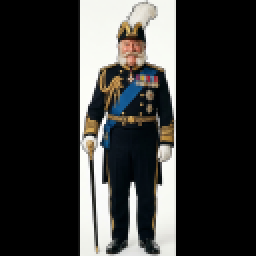
#> input picture build/web/assets/assets/Legends/Disney%20Stories/1964%20Mary%20Poppins/admiral%20boom.png, 128 x 128 px (shown 2 times larger)
$ python clean_interior.py admiral%20boom.png
#> lines starting #> are read from the running program, lines starting #| are printed output that depends on the picture; after the words box and inside, x2 and y2 are one past the last pixel; in counts of white or black regions, pixels touching at a corner belong together
import cv2
import numpy as np
import sys
import os

def clean_interior_background(filepath, output_dir):
    print(f"Processing: {os.path.basename(filepath)}")

    img = cv2.imread(filepath, cv2.IMREAD_UNCHANGED)
    if img is None:
        print(f"Error: Could not load {filepath}")
        return

    if img.shape[2] == 3:
        b, g, r = cv2.split(img)
        a = np.full(b.shape, 255, dtype=np.uint8)
        img = cv2.merge([b, g, r, a])

    b, g, r, a = cv2.split(img)

    # Detect near-white pixels that are still opaque
    white_threshold = 220
    gray = cv2.cvtColor(cv2.merge([b, g, r]), cv2.COLOR_BGR2GRAY)
    is_light = gray >= white_threshold

    # Only target pixels that are: light-colored AND currently opaque
    interior_mask = is_light & (a > 50)

    # Use flood fill from the alpha channel edges to identify true exterior
    # Flood fill from all four corners on the alpha mask to find what's "outside"
    h, w = a.shape
    alpha_for_flood = a.copy()
    flood_mask = np.zeros((h + 2, w + 2), dtype=np.uint8)

    # Mark exterior: flood fill from corners where alpha is already transparent
    corners = [(0, 0), (w - 1, 0), (0, h - 1), (w - 1, h - 1)]
    for seed in corners:
        if alpha_for_flood[seed[1], seed[0]] < 128:
            cv2.floodFill(alpha_for_flood, flood_mask, seed, 255)

    # Exterior = pixels reachable from edges with low alpha
    exterior = alpha_for_flood < 128

    # Interior = light pixels that are NOT exterior (i.e., trapped inside the subject)
    truly_interior = interior_mask & ~exterior

    # Make interior light pixels transparent
    a[truly_interior] = 0

    # Also clean up: reduce alpha on semi-light interior pixels for smoother edges
    light_semi = (gray >= 200) & (a > 0) & (a < 200) & ~exterior
    a[light_semi] = np.clip(a[light_semi].astype(np.int16) - 80, 0, 255).astype(np.uint8)

    # Build output
    cleaned = cv2.merge([b, g, r, a])

    original_name = os.path.splitext(os.path.basename(filepath))[0]
    output_name = original_name.lower().replace("_", " ") + ".png"
    output_path = os.path.join(output_dir, output_name)
    cv2.imwrite(output_path, cleaned)
    print(f"Saved: {output_name}")

if __name__ == "__main__":
    if len(sys.argv) < 2:
        print("Usage: Drag PNG files onto this script or a batch file wrapper.")
        print("Output will be placed in a 'cleaned' subfolder next to the source files.")
    else:
        # Determine output directory from the first valid file's parent folder
        output_dir = None
        files_to_process = []

        for arg in sys.argv[1:]:
            if os.path.isfile(arg) and arg.lower().endswith('.png'):
                if output_dir is None:
                    output_dir = os.path.join(os.path.dirname(arg), "cleaned")
                    os.makedirs(output_dir, exist_ok=True)
                    print(f"Output folder: {output_dir}\n")
                files_to_process.append(arg)
            else:
                print(f"Skipping: {arg} (not a PNG file)")

        if not files_to_process:
            print("No PNG files to process.")
        else:
            for f in files_to_process:
                clean_interior_background(f, output_dir)
#> in clean_interior_background, img is the input picture: shape (128, 128, 4); mean B, G, R, A 51.7, 53.2, 53.3, 52.5
#> in clean_interior_background, `b, g, r, a = cv2.split(img)`:
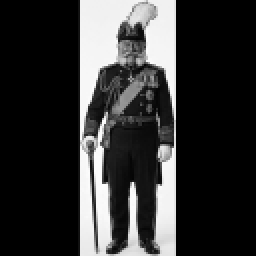
#> b: shape (128, 128) (shown 2 times larger); min 0, max 253, mean 51.7
#> in clean_interior_background, `b, g, r, a = cv2.split(img)`:
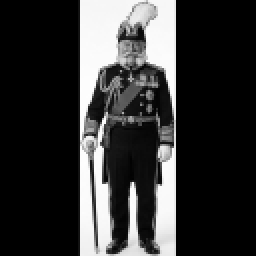
#> g: shape (128, 128) (shown 2 times larger); min 0, max 254, mean 53.2
#> in clean_interior_background, `b, g, r, a = cv2.split(img)`:
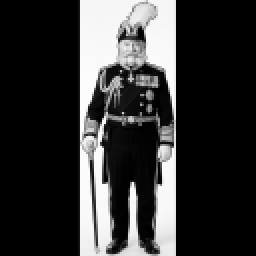
#> r: shape (128, 128) (shown 2 times larger); min 0, max 254, mean 53.3
#> in clean_interior_background, `is_light = gray >= white_threshold`:
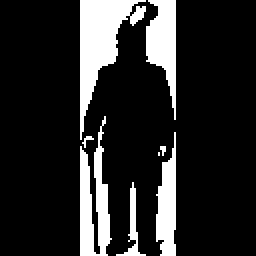
#> is_light: shape (128, 128) bool (shown 2 times larger); 15.9% white; 8 white regions (3 under 20 px), largest, box (x1, y1, x2, y2) and area: (40, 0, 73, 70) 924, (40, 58, 56, 128) 601, (73, 0, 88, 60) 517, (78, 66, 88, 128) 419, (58, 91, 73, 128) 127
#> in clean_interior_background, `interior_mask = is_light & (a > 50)`: interior_mask: shape (128, 128) bool; 0.43% white; 4 white regions (3 under 20 px), largest, box (x1, y1, x2, y2) and area: (65, 3, 73, 13) 46
#> after the loop in clean_interior_background, `for seed in corners:`:
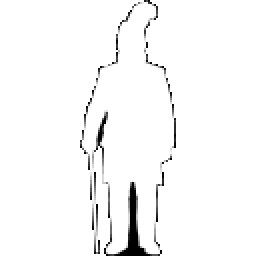
#> alpha_for_flood: shape (128, 128) (shown 2 times larger); min 0, max 255, mean 247.7
#> in clean_interior_background, `exterior = alpha_for_flood < 128`:
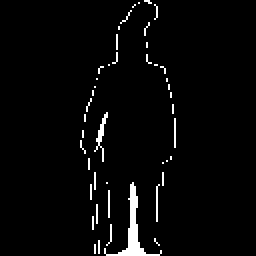
#> exterior: shape (128, 128) bool (shown 2 times larger); 2.9% white; 45 white regions (43 under 20 px), largest, box (x1, y1, x2, y2) and area: (52, 91, 81, 128) 194, (47, 56, 54, 81) 47
#> in clean_interior_background, `a[truly_interior] = 0`:
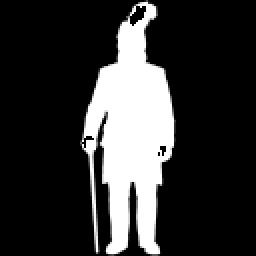
#> a: shape (128, 128) (shown 2 times larger); min 0, max 255, mean 51.4
#> in clean_interior_background, `light_semi = (gray >= 200) & (a > 0) & (a < 200) & ~exterior`: light_semi: shape (128, 128) bool; every value is 0
            print(f"\nDone! Processed {len(files_to_process)} file(s) into:\n  {output_dir}")

$ run again, on build/web/assets/assets/Legends/Disney%20Stories/1964%20Mary%20Poppins/constable%20jones.png
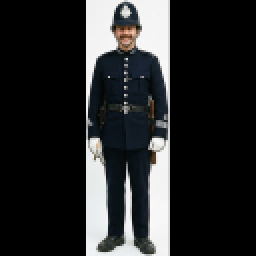
#> input picture build/web/assets/assets/Legends/Disney%20Stories/1964%20Mary%20Poppins/constable%20jones.png, 128 x 128 px (shown 2 times larger)
#> in clean_interior_background, img is the input picture: shape (128, 128, 4); mean B, G, R, A 41.3, 40.6, 39.6, 48.8
#> is_light: shape (128, 128) bool; 12.3% white; 9 white regions (4 under 20 px), largest, box (x1, y1, x2, y2) and area: (43, 70, 72, 128) 538, (43, 0, 62, 58) 461, (75, 69, 84, 128) 460, (64, 0, 84, 46) 448, (62, 88, 67, 120) 77
#> interior_mask: shape (128, 128) bool; 0.01% white in thin lines or dots, all inside (x1, y1, x2, y2) = (62, 122, 67, 124)
#> after the loop in clean_interior_background, `for seed in corners:`:
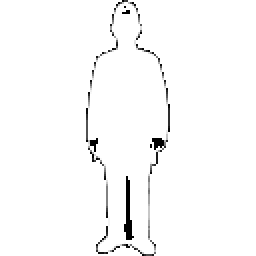
#> alpha_for_flood: shape (128, 128) (shown 2 times larger); min 0, max 255, mean 250
#> in clean_interior_background, `exterior = alpha_for_flood < 128`:
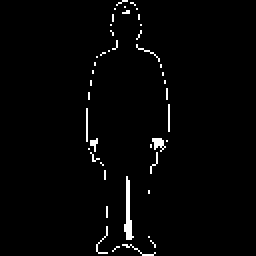
#> exterior: shape (128, 128) bool (shown 2 times larger); 1.9% white in thin lines or dots, all inside (x1, y1, x2, y2) = (43, 0, 85, 128)
#> truly_interior: shape (128, 128) bool; every value is 0

$ run again, on build/web/assets/assets/Legends/Disney%20Stories/1964%20Mary%20Poppins/ellen.png
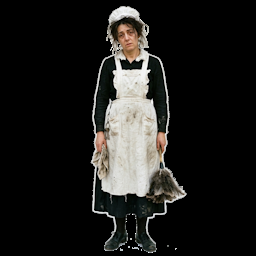
#> input picture build/web/assets/assets/Legends/Disney%20Stories/1964%20Mary%20Poppins/ellen.png, 256 x 256 px
#> in clean_interior_background, img is the input picture: shape (256, 256, 4); mean B, G, R, A 27.1, 28.9, 29.5, 55.7
#> is_light: shape (256, 256) bool; 2.6% white; 126 white regions (114 under 20 px), largest, box (x1, y1, x2, y2) and area: (113, 49, 150, 92) 635, (110, 7, 138, 19) 161, (137, 166, 146, 196) 158
#> after the loop in clean_interior_background, `for seed in corners:`:
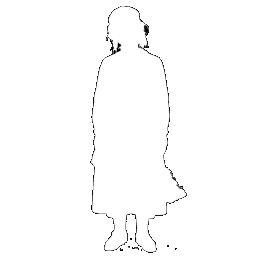
#> alpha_for_flood: shape (256, 256); min 0, max 255, mean 252.6
#> exterior: shape (256, 256) bool; 0.96% white in thin lines or dots, all inside (x1, y1, x2, y2) = (90, 6, 187, 253)
#> in clean_interior_background, `a[truly_interior] = 0`:
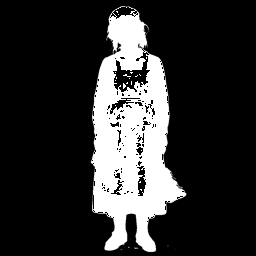
#> a: shape (256, 256); min 0, max 255, mean 49
#> light_semi: shape (256, 256) bool; every value is 0

$ run again, on build/web/assets/assets/Legends/Disney%20Stories/1964%20Mary%20Poppins/george%20banks.png
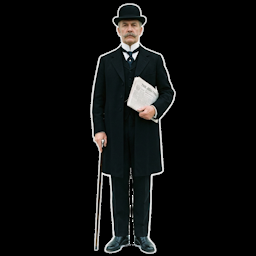
#> input picture build/web/assets/assets/Legends/Disney%20Stories/1964%20Mary%20Poppins/george%20banks.png, 256 x 256 px
#> in clean_interior_background, img is the input picture: shape (256, 256, 4); mean B, G, R, A 12.9, 13.2, 12.3, 52
#> is_light: shape (256, 256) bool; 0.98% white in thin lines or dots, all inside (x1, y1, x2, y2) = (91, 4, 175, 251)
#> exterior: shape (256, 256) bool; 1.2% white in thin lines or dots, all inside (x1, y1, x2, y2) = (90, 3, 177, 255)
#> in clean_interior_background, `a[truly_interior] = 0`:
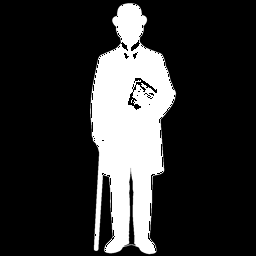
#> a: shape (256, 256); min 0, max 255, mean 49.5
#> light_semi: shape (256, 256) bool; every value is 0
